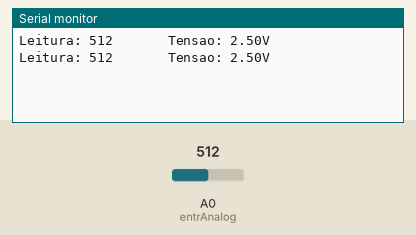
Recording of a sketch running on a simulated Arduino Uno, built with avr-gcc and run on an emulated ATmega328P. Shown: the last lines printed to the serial monitor. Inputs (shaded band) come from the test bench; at power-on: A0 (entrAnalog) = 512.

Above: at 1.8 s.
1.9 s: A0 (entrAnalog) set to 716
At 2.8 s:
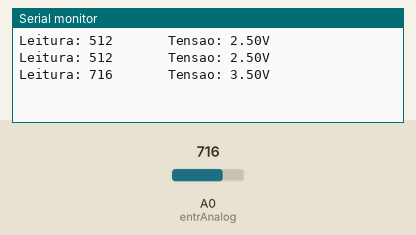
3.4 s: A0 (entrAnalog) set to 900
At 4.8 s:
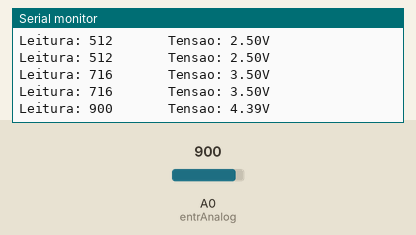
Timing chart, 0 to 6.4 s (numbered marks = the images above; inputs shaded):
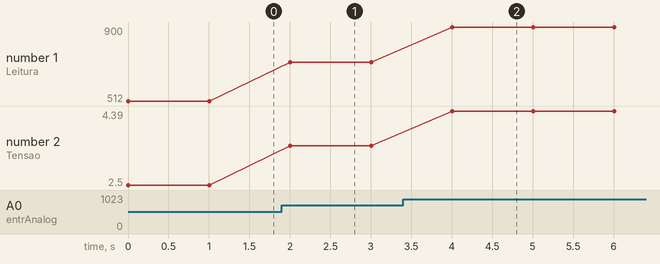

Measured:
- after the input at 1.9 s, the serial monitor: prints a new line after 0.10 s (image 1)
- after the input at 3.4 s, the serial monitor: prints a new line after 0.60 s (image 2)
- plotted number 1: 512 → 716 after the input at 1.9 s, 716 → 900 after the input at 3.4 s
- plotted number 2: 2.5 → 3.5 after the input at 1.9 s, 3.5 → 4.39 after the input at 3.4 s

The sketch:

leitor_de_luz.ino
```cpp
const int entrAnalog = A0;
int leitura = 0;
float tensao = 0.0;
void setup() {
  Serial.begin(9600);
  pinMode(entrAnalog,INPUT);
}

void loop() {
  leitura = analogRead(entrAnalog);
  Serial.print("Leitura: ");
  Serial.print(leitura);

  tensao = leitura * 5.0/1024;
  Serial.print("       Tensao: ");
  Serial.print(tensao);
  Serial.print("V");


  Serial.println();
  delay(1000);
}
```
